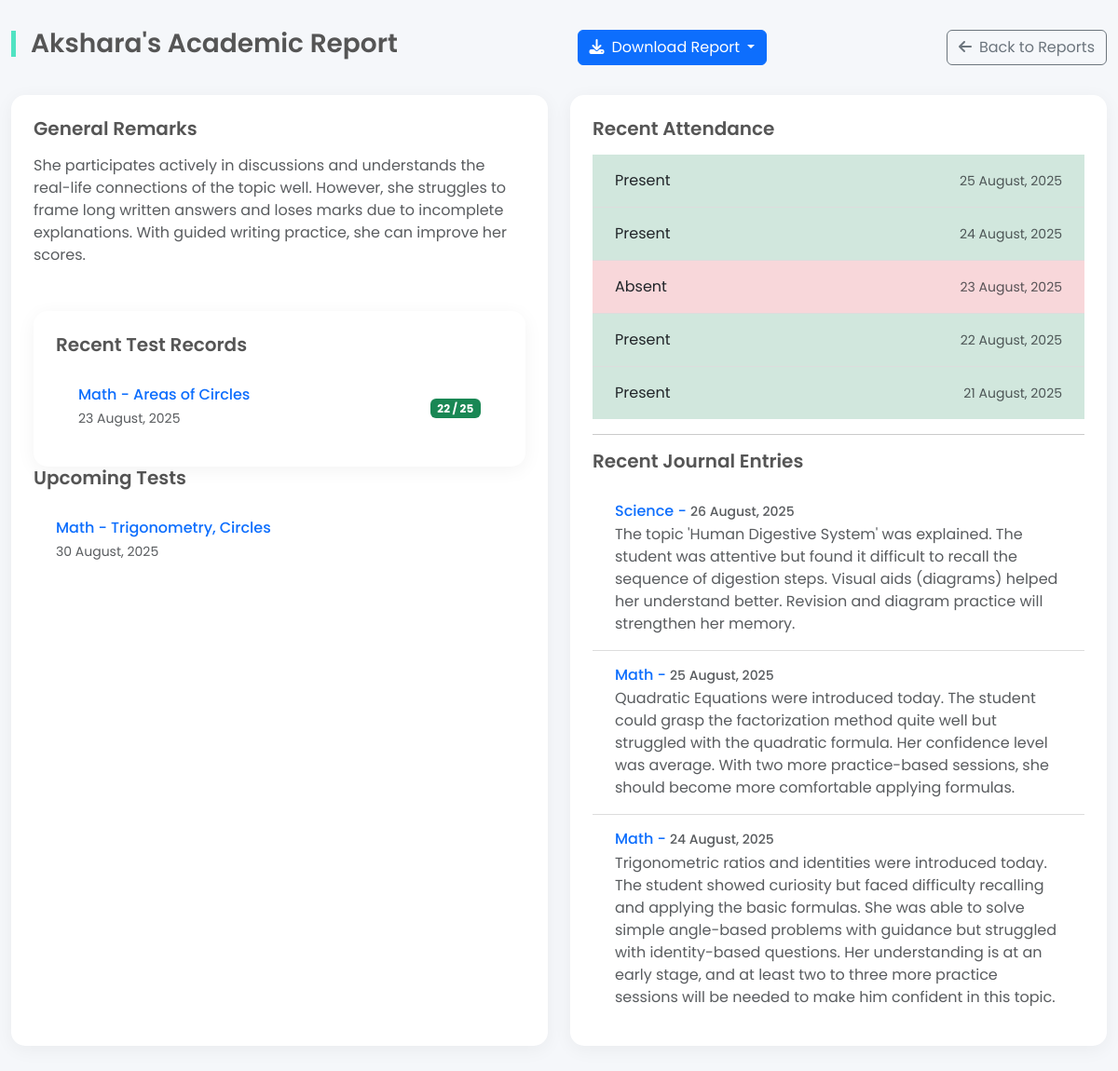
Page /reports/student/1 (signed in) on the committed database.
### models.py (models this page shows)
class Student(SQLModel, table=True):
    id: Optional[int] = Field(default=None, primary_key=True)
    name: str
    grade: str
    school: Optional[str] = None
    syllabus: Optional[str] = None
    focus_subjects: Optional[str] = None
    subject: Optional[str] = None
    remarks: Optional[str] = None
    tutor_id: int = Field(foreign_key="tutor.id")
    tutor: Optional["Tutor"] = Relationship(back_populates="students")
    journals: List["Journal"] = Relationship(back_populates="student")
    attendances: List["Attendance"] = Relationship(back_populates="student")
    tests: List["TestRecord"] = Relationship(back_populates="student")
    upcoming_tests: List["UpcomingTest"] = Relationship(back_populates="student")
    feedbacks: List["Feedback"] = Relationship(back_populates="student")

class TestRecord(SQLModel, table=True):
    id: Optional[int] = Field(default=None, primary_key=True)
    student_id: int = Field(foreign_key="student.id")
    subject: str
    topic: str
    test_date: date
    total_marks: int
    marks_attained: int
    remarks: str
    student: "Student" = Relationship(back_populates="tests")

class UpcomingTest(SQLModel, table=True):
    id: Optional[int] = Field(default=None, primary_key=True)
    student_id: int = Field(foreign_key="student.id")
    subject: str
    topics: Optional[str] = None
    test_date: date
    student: "Student" = Relationship(back_populates="upcoming_tests")

class Attendance(SQLModel, table=True):
    id: Optional[int] = Field(default=None, primary_key=True)
    student_id: int = Field(foreign_key="student.id")
    attendance_date: date = Field(default_factory=date.today, index=True)
    status: str
    student: "Student" = Relationship(back_populates="attendances")

class Journal(SQLModel, table=True):
    id: Optional[int] = Field(default=None, primary_key=True)
    student_id: int = Field(foreign_key="student.id")
    tutor_name: str
    subject: str
    journal: str
    remarks: str
    entry_date: date = Field(default_factory=date.today)
    student: "Student" = Relationship(back_populates="journals")

### main.py (the view)
@app.get("/reports/student/{student_id}", response_class=HTMLResponse)
def get_student_report(
        student_id: int,
        request: Request,
        session: Session = Depends(get_session),
        user: User = Depends(get_current_user)
):
    student = session.get(Student, student_id)
    if not student:
        raise HTTPException(status_code=404, detail="Student not found")
    tutor = session.get(Tutor, student.tutor_id)
    if not tutor or (user.user_type == "tutor" and tutor.id != user.tutor_id):
        raise HTTPException(status_code=403, detail="Not authorized to view this student's report")
    attendance_records = session.exec(
        select(Attendance)
        .where(Attendance.student_id == student_id)
        .order_by(Attendance.attendance_date.desc())
    ).all()
    journal_entries = session.exec(
        select(Journal)
        .where(Journal.student_id == student_id)
        .order_by(Journal.entry_date.desc())
    ).all()
    test_records = session.exec(
        select(TestRecord)
        .where(TestRecord.student_id == student_id)
        .order_by(TestRecord.test_date.desc())
    ).all()
    upcoming_tests = session.exec(
        select(UpcomingTest)
        .where(UpcomingTest.student_id == student_id)
        .where(UpcomingTest.test_date >= date.today())
        .order_by(UpcomingTest.test_date.asc())
    ).all()
    ai_feedback_data = "AI Feedback not yet implemented."
    return templates.TemplateResponse(
        "student_report.html",
        {
            "request": request,
            "student": student,
            "attendance_records": attendance_records,
            "journal_entries": journal_entries,
            "test_records": test_records,
            "upcoming_tests": upcoming_tests,
            "ai_feedback": ai_feedback_data
        }
    )

### templates/student_report.html (shortened to what this page needs)
<!DOCTYPE html>
<html lang="en">
<head>
    <link href="https://cdn.jsdelivr.net/npm/bootstrap@5.3.3/dist/css/bootstrap.min.css" rel="stylesheet">
    <link href="https://cdnjs.cloudflare.com/ajax/libs/font-awesome/6.5.0/css/all.min.css" rel="stylesheet">
    <link href="https://cdnjs.cloudflare.com/ajax/libs/animate.css/4.1.1/animate.min.css" rel="stylesheet">
</head>
<body>
<div class="container-fluid">
    <div class="header-section animate__animated animate__fadeInDown">
    <h1 class="section-title">{{ student.name }}'s Academic Report</h1>
        <div class="dropdown">
            <button id="download-button" class="btn btn-primary dropdown-toggle" type="button" data-bs-toggle="dropdown" aria-expanded="false">
                <i class="fas fa-download me-2"></i>Download Report
            </button>
        </div>
    <div class="btn-group">
        <a href="/reports" class="btn btn-outline-secondary">
            <i class="fas fa-arrow-left me-2"></i>Back to Reports
        </a>
    </div>
</div>
    <div class="row g-4">
        <div class="col-md-6">
            <div class="dashboard-card animate__animated animate__fadeInLeft h-100">
                <h5 class="sub-section-title">General Remarks</h5>
                <p class="text-muted">{{ student.remarks }}</p>
                <div class="row g-4 mt-4">
        <div class="col-12">
            <div class="dashboard-card animate__animated animate__fadeInUp">
                <h5 class="sub-section-title">Recent Test Records</h5>
                <ul class="list-group list-group-flush">
                    {% if test_records %}
                        {% for test in test_records %}
                            <li class="list-group-item d-flex justify-content-between align-items-center">
                                <div>
                                    <h6 class="mb-1 text-primary">{{ test.subject }} - {{ test.topic }}</h6>
                                    <small class="text-muted">{{ test.test_date.strftime('%d %B, %Y') }}</small>
                                </div>
                                <div>
                                    <span class="badge bg-success">{{ test.marks_attained }} / {{ test.total_marks }}</span>
                                </div>
                            </li>
                        {% endfor %}
                    {% else %}
                        <li class="list-group-item empty-state">No test records found.</li>
                    {% endif %}
                </ul>
            </div>
        </div>
    </div>
                <h5 class="sub-section-title">Upcoming Tests</h5>
                <ul class="list-group list-group-flush">
                    {% if upcoming_tests %}
                        {% for test in upcoming_tests %}
                            <li class="list-group-item d-flex justify-content-between align-items-center">
                                <div>
                                    <h6 class="mb-1 text-primary">{{ test.subject }} - {{ test.topics }}</h6>
                                    <small class="text-muted">{{ test.test_date.strftime('%d %B, %Y') }}</small>
                                </div>
                            </li>
                        {% endfor %}
                    {% else %}
                        <li class="list-group-item empty-state">No upcoming tests found.</li>
                    {% endif %}
                </ul>
            </div>
        </div>
        <div class="col-md-6">
            <div class="dashboard-card animate__animated animate__fadeInRight h-100">
                <h5 class="sub-section-title">Recent Attendance</h5>
                <ul class="list-group list-group-flush">
                    {% if attendance_records %}
                        {% for record in attendance_records[:5] %}
                            <li class="list-group-item d-flex justify-content-between align-items-center bg-{{ record.status.lower() }}">
                                <span class="text-capitalize">{{ record.status }}</span>
                                <small class="text-muted">{{ record.attendance_date.strftime('%d %B, %Y') }}</small>
                            </li>
                        {% endfor %}
                    {% else %}
                        <li class="list-group-item empty-state">No attendance records found.</li>
                    {% endif %}
                </ul>
                <hr>
                <h5 class="sub-section-title">Recent Journal Entries</h5>
                <ul class="list-group list-group-flush">
                    {% if journal_entries %}
                        {% for journal in journal_entries[:3] %}
                            <li class="list-group-item">
                                <h6 class="mb-1 text-primary">{{ journal.subject }} - <small class="text-muted">{{ journal.entry_date.strftime('%d %B, %Y') }}</small></h6>
                                <p class="mb-0 text-muted">{{ journal.journal }}</p>
                            </li>
                        {% endfor %}
                    {% else %}
                        <li class="list-group-item empty-state">No journal entries found.</li>
                    {% endif %}
                </ul>
            </div>
        </div>
    </div>
</div>
</body>
</html>

### templates/student_report.html (style rules this page uses)
:root { --primary-color: #4A90E2; --secondary-color: #50E3C2; --text-color: #333; --light-bg: #F5F7FA; --card-bg: #fff; --border-color: #ddd; }
body { font-family: 'Poppins', sans-serif; background-color: var(--light-bg); color: var(--text-color); padding-top: 2rem; padding-bottom: 2rem; }
.container-fluid { max-width: 1400px; }
.header-section { display: flex; justify-content: space-between; align-items: center; margin-bottom: 2rem; }
.dashboard-card { background-color: var(--card-bg); border-radius: 15px; box-shadow: 0 4px 20px rgba(0, 0, 0, 0.05); padding: 1.5rem; height: 100%; }
.list-group-item { border: none; padding: 1rem 1.5rem; border-bottom: 1px solid var(--border-color); }
.list-group-item:last-child { border-bottom: none; }
.section-title { font-size: 1.75rem; font-weight: 600; color: #555; border-left: 5px solid var(--secondary-color); padding-left: 1rem; line-height: 1; }
.sub-section-title { font-size: 1.25rem; font-weight: 600; margin-bottom: 1rem; color: #555; }
.bg-present { background-color: #d1e7dd; }
.bg-absent { background-color: #f8d7da; }

### rows in the picture
Student: name "Akshara", remarks "She participates actively in discussions and understands the real-life connections of the topic well. However, she struggles to frame long written answers and loses marks due to incomplete explanations. With guided writing practice, she can improve her scores."
TestRecord: subject "Math", topic "Areas of Circles", test_date "23 August, 2025", marks_attained "22", total_marks "25"
UpcomingTest: subject "Math", topics "Trigonometry, Circles", test_date "30 August, 2025"
Attendance: status "Present", attendance_date "25 August, 2025"
Attendance: status "Present", attendance_date "24 August, 2025"
Attendance: status "Absent", attendance_date "23 August, 2025"
Attendance: status "Present", attendance_date "22 August, 2025"
Attendance: status "Present", attendance_date "21 August, 2025"
Journal: subject "Science", entry_date "26 August, 2025", journal "The topic 'Human Digestive System' was explained. The student was attentive but found it difficult to recall the sequence of digestion steps. Visual aids (diagrams) helped her understand better. Revision and diagram practice will strengthen her memory."
Journal: subject "Math", entry_date "25 August, 2025", journal "Quadratic Equations were introduced today. The student could grasp the factorization method quite well but struggled with the quadratic formula. Her confidence level was average. With two more practice-based sessions, she should become more comfortable applying formulas."
Journal: subject "Math", entry_date "24 August, 2025", journal "Trigonometric ratios and identities were introduced today. The student showed curiosity but faced difficulty recalling and applying the basic formulas. She was able to solve simple angle-based problems with guidance but struggled with identity-based questions. Her understanding is at an early stage, and at least two to three more practice sessions will be needed to make him confident in this topic."
